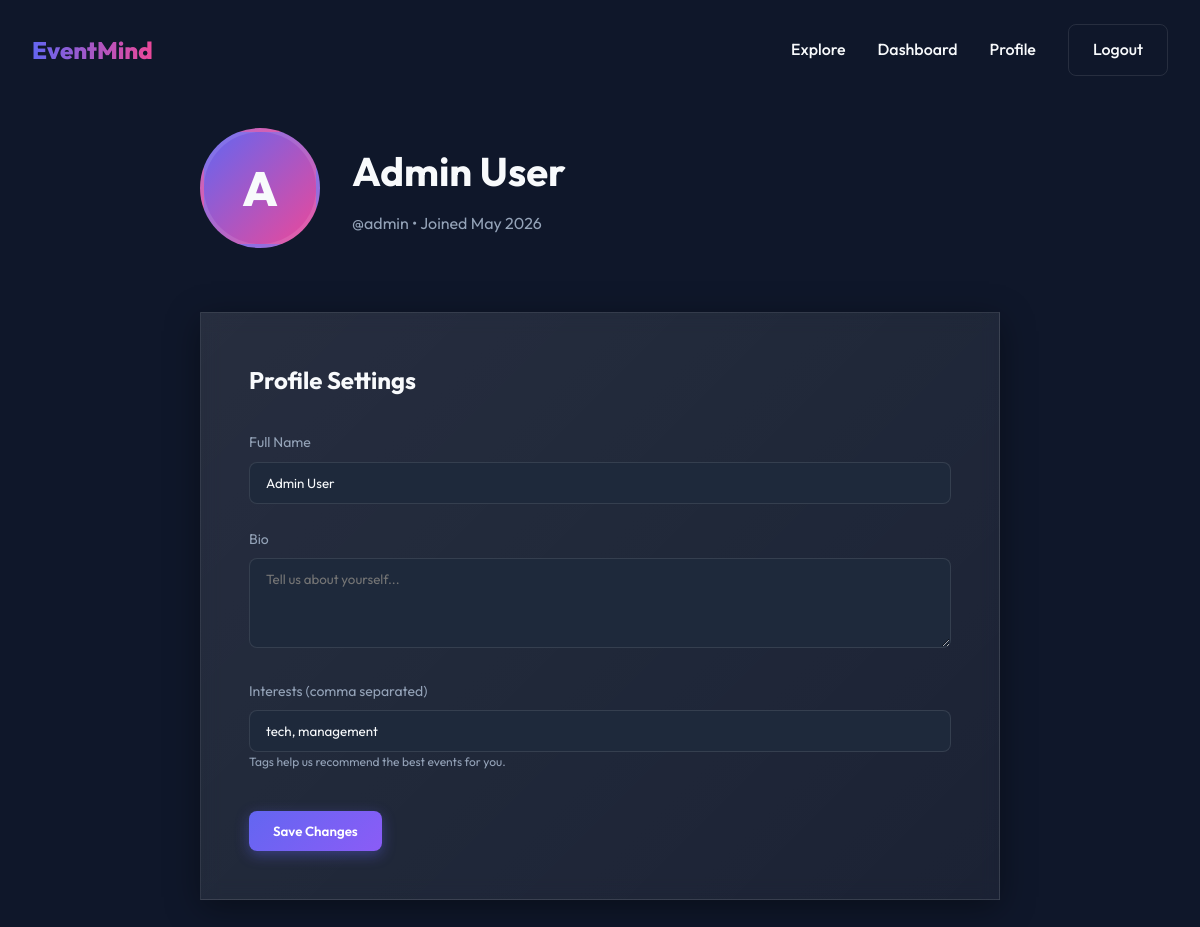
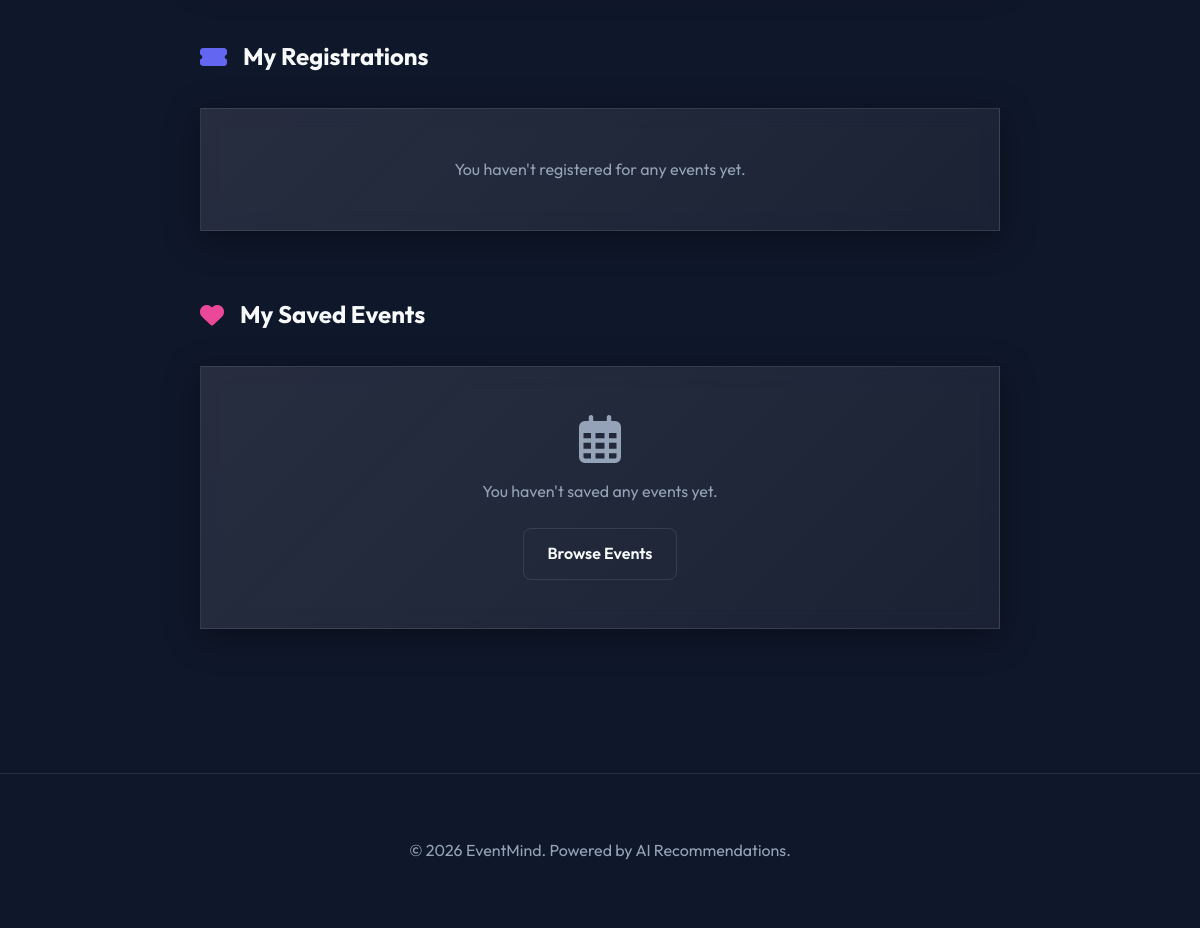
/profile (signed in), run on the app's committed database (2 pictures, top to bottom).
### app/models/user.py (models this page shows, shortened)
class User(Base, TimestampMixin):
    __tablename__ = "users"
    id: Mapped[int] = mapped_column(primary_key=True, index=True)
    email: Mapped[str] = mapped_column(String(255), unique=True, index=True, nullable=False)
    username: Mapped[str] = mapped_column(String(50), unique=True, index=True, nullable=False)
    hashed_password: Mapped[str] = mapped_column(String(255), nullable=False)
    full_name: Mapped[str] = mapped_column(String(150), nullable=False)
    bio: Mapped[str | None] = mapped_column(Text, nullable=True)
    avatar_url: Mapped[str | None] = mapped_column(String(500), nullable=True)
    interests: Mapped[list] = mapped_column(JSON, default=list, nullable=False)
    role: Mapped[UserRole] = mapped_column(
        Enum(UserRole), default=UserRole.USER, nullable=False
    )
    is_active: Mapped[bool] = mapped_column(Boolean, default=True, nullable=False)
    events: Mapped[list["Event"]] = relationship(
        "Event", back_populates="owner", lazy="selectin"
    )
    registrations: Mapped[list["Registration"]] = relationship(
        "Registration", back_populates="user", lazy="selectin"
    )
    comments: Mapped[list["Comment"]] = relationship(
        "Comment", back_populates="user", lazy="selectin"
    )
    favorites: Mapped[list["Event"]] = relationship(
        "Event", secondary="user_favorite_events", back_populates="favorited_by", lazy="selectin"
    )

### app/web/profile_views.py (the view)
@router.get("", response_class=HTMLResponse)
async def profile_page(
    request: Request,
    current_user=Depends(require_login_cookie),
    session: AsyncSession = Depends(get_db),
):
    service = UserService(session)
    fav_service = FavoriteService(session)
    reg_service = RegistrationService(session)
    stats = await service.get_user_stats(current_user.id)
    saved_events = await fav_service.get_user_favorites(current_user.id)
    registered_events = await reg_service.get_my_registrations(current_user)
    for event in saved_events:
        setattr(event, "is_favorited", True)
    return templates.TemplateResponse(
        request=request,
        name="profile/index.html",
        context={
            "current_user": current_user,
            "stats": stats,
            "saved_events": saved_events,
            "registered_events": registered_events
        },
    )

### templates/profile/index.html (shortened to what this page needs)
{% extends "base.html" %}
{% block content %}
<section style="padding: 8rem 2rem 4rem;">
    <div style="max-width: 800px; margin: 0 auto;">
        <div style="display: flex; align-items: center; gap: 2rem; margin-bottom: 4rem;">
            <div style="width: 120px; height: 120px; background: linear-gradient(135deg, var(--primary), var(--secondary)); border-radius: 50%; display: flex; align-items: center; justify-content: center; font-size: 3rem; font-weight: 800; border: 4px solid var(--glass-border);">
                {{ current_user.username[0].upper() }}
            </div>
            <div>
                <h1 style="font-size: 2.5rem; margin-bottom: 0.5rem;">{{ current_user.full_name }}</h1>
                <p style="color: var(--text-muted);">@{{ current_user.username }} • Joined {{ current_user.created_at.strftime('%B %Y') }}</p>
            </div>
        </div>
        <div class="glass-card" style="padding: 3rem;">
            <h2 style="margin-bottom: 2rem;">Profile Settings</h2>
            <form action="/profile/update" method="POST">
                <div class="form-group">
                    <label for="full_name">Full Name</label>
                    <input type="text" id="full_name" name="full_name" class="form-control" value="{{ current_user.full_name }}" required>
                </div>
                <div class="form-group">
                    <label for="bio">Bio</label>
                    <textarea id="bio" name="bio" class="form-control" rows="4" placeholder="Tell us about yourself...">{{ current_user.bio or '' }}</textarea>
                </div>
                <div class="form-group">
                    <label for="interests">Interests (comma separated)</label>
                    <input type="text" id="interests" name="interests" class="form-control"
                           value="{{ current_user.interests | join(', ') }}"
                           placeholder="e.g. music, tech, festival, outdoor">
                    <p style="font-size: 0.75rem; color: var(--text-muted); mt: 0.5rem;">
                        Tags help us recommend the best events for you.
                    </p>
                </div>
                <button type="submit" class="btn btn-primary" style="margin-top: 1rem;">Save Changes</button>
            </form>
        </div>
        <div style="margin-top: 4rem;">
            <h2 style="margin-bottom: 2rem; display: flex; align-items: center; gap: 1rem;">
                <i class="fas fa-ticket-alt" style="color: var(--primary);"></i> My Registrations
            </h2>
            {% if registered_events %}
                <div class="event-grid" style="grid-template-columns: repeat(auto-fill, minmax(280px, 1fr)); padding: 0;">
                    {% for reg in registered_events %}
                        <div class="glass-card event-card">
                            {% if reg.event_image_url %}
                            <img src="{{ reg.event_image_url }}" alt="{{ reg.event_title }}" style="width: 100%; height: 160px; object-fit: cover; border-radius: 1rem 1rem 0 0;">
                            {% endif %}
                            <div style="padding: 1.5rem;">
                                <div style="font-size: 0.75rem; color: var(--primary); margin-bottom: 0.5rem; text-transform: uppercase; font-weight: 700;">{{ reg.event_category }}</div>
                                <h3 style="font-size: 1.1rem; margin-bottom: 1rem;">
                                    <a href="/events/{{ reg.event_id }}" style="color: var(--text); text-decoration: none;">{{ reg.event_title }}</a>
                                </h3>
                                <div style="font-size: 0.85rem; color: var(--text-muted); display: flex; flex-direction: column; gap: 0.5rem;">
                                    <span><i class="far fa-calendar"></i> {{ reg.event_date.strftime('%b %d, %Y') }}</span>
                                    <span><i class="fas fa-map-marker-alt"></i> {{ reg.event_location }}</span>
                                </div>
                                <a href="/events/{{ reg.event_id }}" class="btn btn-outline" style="width: 100%; margin-top: 1.5rem; font-size: 0.8rem; padding: 0.5rem;">View Details</a>
                            </div>
                        </div>
                    {% endfor %}
                </div>
            {% else %}
                <div class="glass-card" style="padding: 3rem; text-align: center;">
                    <p style="color: var(--text-muted);">You haven't registered for any events yet.</p>
                </div>
            {% endif %}
        </div>
        <div style="margin-top: 4rem;">
            <h2 style="margin-bottom: 2rem; display: flex; align-items: center; gap: 1rem;">
                <i class="fas fa-heart" style="color: var(--secondary);"></i> My Saved Events
            </h2>
            {% if saved_events %}
                <div class="event-grid" style="grid-template-columns: repeat(auto-fill, minmax(280px, 1fr)); padding: 0;">
                    {% for event in saved_events %}
                        {% include "partials/event_card.html" %}
                    {% endfor %}
                </div>
            {% else %}
                <div class="glass-card" style="padding: 3rem; text-align: center;">
                    <i class="far fa-calendar-alt" style="font-size: 3rem; color: var(--text-muted); margin-bottom: 1rem;"></i>
                    <p style="color: var(--text-muted);">You haven't saved any events yet.</p>
                    <a href="/events" class="btn btn-outline" style="margin-top: 1.5rem;">Browse Events</a>
                </div>
            {% endif %}
        </div>
    </div>
</section>
{% endblock %}

### static/css/main.css (style rules this page uses)
:root { --primary: #6366f1; --primary-dark: #4f46e5; --secondary: #ec4899; --accent: #8b5cf6; --background: #0f172a; --surface: #1e293b; --surface-light: #334155; --text: #f8fafc; --text-muted: #94a3b8; --error: #ef4444; --success: #10b981; --glass: rgba(255, 255, 255, 0.05); --glass-border: rgba(255, 255, 255, 0.1); }
* { margin: 0; padding: 0; box-sizing: border-box; font-family: 'Outfit', sans-serif; }
body { background-color: var(--background); color: var(--text); line-height: 1.6; overflow-x: hidden; }
.glass-card { background: linear-gradient(135deg, rgba(255,255,255,0.1), rgba(255,255,255,0.05)); backdrop-filter: blur(10px); border: 1px solid rgba(255,255,255,0.1); box-shadow: 0 8px 32px 0 rgba(0, 0, 0, 0.37); }
.btn { padding: 0.75rem 1.5rem; border-radius: 0.5rem; font-weight: 600; cursor: pointer; transition: all 0.3s cubic-bezier(0.4, 0, 0.2, 1); text-decoration: none; display: inline-block; border: none; }
.btn-primary { background: linear-gradient(135deg, var(--primary), var(--accent)); color: white; box-shadow: 0 4px 14px 0 rgba(99, 102, 241, 0.39); }
.btn-outline { background: transparent; border: 1px solid var(--glass-border); color: var(--text); }
.form-group { margin-bottom: 1.5rem; }
.form-group label { display: block; font-size: 0.875rem; margin-bottom: 0.5rem; color: var(--text-muted); }
.form-control { width: 100%; padding: 0.75rem 1rem; background: var(--surface); border: 1px solid var(--glass-border); border-radius: 0.5rem; color: var(--text); transition: border-color 0.3s; }
.glass-card { transition: transform 0.3s cubic-bezier(0.34, 1.56, 0.64, 1), box-shadow 0.3s ease; }
.btn-primary { position: relative; overflow: hidden; }
.btn-primary::after { content: ''; position: absolute; top: -50%; left: -50%; width: 200%; height: 200%; background: radial-gradient(circle, rgba(255,255,255,0.2) 0%, transparent 70%); opacity: 0; transition: opacity 0.3s; }

### data on the page
User: username "A", full_name "Admin User", username "admin", created_at "May 2026", interests "tech, management"
